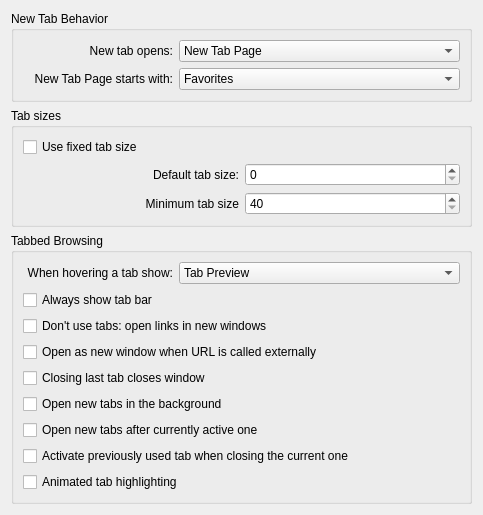
<?xml version="1.0" encoding="UTF-8"?>
<ui version="4.0">
 <class>tabs</class>
 <widget class="QWidget" name="tabs">
  <property name="geometry">
   <rect>
    <x>0</x>
    <y>0</y>
    <width>483</width>
    <height>480</height>
   </rect>
  </property>
  <property name="windowTitle">
   <string>Tabs</string>
  </property>
  <layout class="QVBoxLayout" name="verticalLayout">
   <item>
    <widget class="QGroupBox" name="groupBox_3">
     <property name="title">
      <string>New Tab Behavior</string>
     </property>
     <layout class="QFormLayout" name="formLayout">
      <property name="fieldGrowthPolicy">
       <enum>QFormLayout::ExpandingFieldsGrow</enum>
      </property>
      <item row="0" column="0">
       <widget class="QLabel" name="label_4">
        <property name="minimumSize">
         <size>
          <width>150</width>
          <height>0</height>
         </size>
        </property>
        <property name="text">
         <string>New tab opens:</string>
        </property>
        <property name="alignment">
         <set>Qt::AlignRight|Qt::AlignTrailing|Qt::AlignVCenter</set>
        </property>
       </widget>
      </item>
      <item row="0" column="1">
       <widget class="KComboBox" name="kcfg_newTabsBehaviour">
        <property name="enabled">
         <bool>true</bool>
        </property>
        <property name="sizePolicy">
         <sizepolicy hsizetype="Expanding" vsizetype="Fixed">
          <horstretch>0</horstretch>
          <verstretch>0</verstretch>
         </sizepolicy>
        </property>
        <item>
         <property name="text">
          <string>New Tab Page</string>
         </property>
        </item>
        <item>
         <property name="text">
          <string>Blank Page</string>
         </property>
        </item>
        <item>
         <property name="text">
          <string comment="@item:inlistbox">Home Page</string>
         </property>
        </item>
       </widget>
      </item>
      <item row="1" column="0">
       <widget class="QLabel" name="label_5">
        <property name="minimumSize">
         <size>
          <width>150</width>
          <height>0</height>
         </size>
        </property>
        <property name="text">
         <string>New Tab Page starts with:</string>
        </property>
        <property name="alignment">
         <set>Qt::AlignRight|Qt::AlignTrailing|Qt::AlignVCenter</set>
        </property>
       </widget>
      </item>
      <item row="1" column="1">
       <widget class="KComboBox" name="kcfg_newTabStartPage">
        <property name="enabled">
         <bool>true</bool>
        </property>
        <property name="sizePolicy">
         <sizepolicy hsizetype="Expanding" vsizetype="Fixed">
          <horstretch>0</horstretch>
          <verstretch>0</verstretch>
         </sizepolicy>
        </property>
        <item>
         <property name="text">
          <string>Favorites</string>
         </property>
        </item>
        <item>
         <property name="text">
          <string>Closed Tabs</string>
         </property>
        </item>
        <item>
         <property name="text">
          <string>Bookmarks</string>
         </property>
        </item>
        <item>
         <property name="text">
          <string>History</string>
         </property>
        </item>
        <item>
         <property name="text">
          <string>Downloads</string>
         </property>
        </item>
        <item>
         <property name="text">
          <string>Tabs</string>
         </property>
        </item>
       </widget>
      </item>
     </layout>
    </widget>
   </item>
   <item>
    <widget class="QGroupBox" name="groupBox">
     <property name="title">
      <string>Tab sizes</string>
     </property>
     <layout class="QGridLayout" name="gridLayout">
      <item row="3" column="1">
       <widget class="QSpinBox" name="kcfg_minimumTabSize">
        <property name="minimum">
         <number>40</number>
        </property>
        <property name="maximum">
         <number>2147483647</number>
        </property>
        <property name="singleStep">
         <number>10</number>
        </property>
        <property name="value">
         <number>40</number>
        </property>
       </widget>
      </item>
      <item row="3" column="0">
       <widget class="QLabel" name="label_12">
        <property name="text">
         <string>Minimum tab size</string>
        </property>
        <property name="alignment">
         <set>Qt::AlignRight|Qt::AlignTrailing|Qt::AlignVCenter</set>
        </property>
       </widget>
      </item>
      <item row="2" column="0">
       <widget class="QLabel" name="label_11">
        <property name="text">
         <string>Default tab size:</string>
        </property>
        <property name="alignment">
         <set>Qt::AlignRight|Qt::AlignTrailing|Qt::AlignVCenter</set>
        </property>
       </widget>
      </item>
      <item row="2" column="1">
       <widget class="QSpinBox" name="kcfg_defaultTabSize">
        <property name="sizePolicy">
         <sizepolicy hsizetype="Minimum" vsizetype="Minimum">
          <horstretch>0</horstretch>
          <verstretch>0</verstretch>
         </sizepolicy>
        </property>
        <property name="alignment">
         <set>Qt::AlignLeading|Qt::AlignLeft|Qt::AlignVCenter</set>
        </property>
        <property name="minimum">
         <number>0</number>
        </property>
        <property name="maximum">
         <number>2147483647</number>
        </property>
        <property name="singleStep">
         <number>10</number>
        </property>
        <property name="value">
         <number>0</number>
        </property>
       </widget>
      </item>
      <item row="1" column="0" colspan="2" alignment="Qt::AlignLeft">
       <widget class="QCheckBox" name="kcfg_useFixedTabSize">
        <property name="text">
         <string>Use fixed tab size</string>
        </property>
       </widget>
      </item>
     </layout>
    </widget>
   </item>
   <item>
    <widget class="QGroupBox" name="groupBox_4">
     <property name="title">
      <string>Tabbed Browsing</string>
     </property>
     <layout class="QVBoxLayout" name="verticalLayout_2">
      <item>
       <layout class="QHBoxLayout" name="horizontalLayout">
        <item>
         <widget class="QLabel" name="label_6">
          <property name="minimumSize">
           <size>
            <width>150</width>
            <height>0</height>
           </size>
          </property>
          <property name="text">
           <string>When hovering a tab show:</string>
          </property>
          <property name="alignment">
           <set>Qt::AlignRight|Qt::AlignTrailing|Qt::AlignVCenter</set>
          </property>
         </widget>
        </item>
        <item>
         <widget class="KComboBox" name="kcfg_hoveringTabOption">
          <property name="enabled">
           <bool>true</bool>
          </property>
          <property name="sizePolicy">
           <sizepolicy hsizetype="Expanding" vsizetype="Fixed">
            <horstretch>0</horstretch>
            <verstretch>0</verstretch>
           </sizepolicy>
          </property>
          <item>
           <property name="text">
            <string>Tab Preview</string>
           </property>
          </item>
          <item>
           <property name="text">
            <string>Tab's Title in a Tooltip</string>
           </property>
          </item>
          <item>
           <property name="text">
            <string>Tab's URL in a Tooltip</string>
           </property>
          </item>
          <item>
           <property name="text">
            <string comment="@item:inlistbox">Nothing</string>
           </property>
          </item>
         </widget>
        </item>
       </layout>
      </item>
      <item>
       <spacer name="verticalSpacer_2">
        <property name="orientation">
         <enum>Qt::Vertical</enum>
        </property>
        <property name="sizeHint" stdset="0">
         <size>
          <width>20</width>
          <height>40</height>
         </size>
        </property>
       </spacer>
      </item>
      <item>
       <widget class="QCheckBox" name="kcfg_alwaysShowTabBar">
        <property name="text">
         <string>Always show tab bar</string>
        </property>
       </widget>
      </item>
      <item>
       <widget class="QCheckBox" name="kcfg_openLinksInNewWindow">
        <property name="text">
         <string>Don't use tabs: open links in new windows</string>
        </property>
       </widget>
      </item>
      <item>
       <widget class="QCheckBox" name="kcfg_openExternalLinksInNewWindow">
        <property name="text">
         <string>Open as new window when URL is called externally</string>
        </property>
       </widget>
      </item>
      <item>
       <widget class="QCheckBox" name="kcfg_lastTabClosesWindow">
        <property name="text">
         <string>Closing last tab closes window</string>
        </property>
       </widget>
      </item>
      <item>
       <widget class="QCheckBox" name="kcfg_openNewTabsInBackground">
        <property name="text">
         <string>Open new tabs in the background</string>
        </property>
       </widget>
      </item>
      <item>
       <widget class="QCheckBox" name="kcfg_openNewTabsNearCurrent">
        <property name="text">
         <string>Open new tabs after currently active one</string>
        </property>
       </widget>
      </item>
      <item>
       <widget class="QCheckBox" name="kcfg_closeTabSelectPrevious">
        <property name="text">
         <string>Activate previously used tab when closing the current one</string>
        </property>
        <property name="checked">
         <bool>false</bool>
        </property>
       </widget>
      </item>
      <item>
       <widget class="QCheckBox" name="kcfg_animatedTabHighlighting">
        <property name="text">
         <string>Animated tab highlighting</string>
        </property>
       </widget>
      </item>
     </layout>
    </widget>
   </item>
   <item>
    <spacer name="verticalSpacer">
     <property name="orientation">
      <enum>Qt::Vertical</enum>
     </property>
     <property name="sizeHint" stdset="0">
      <size>
       <width>20</width>
       <height>120</height>
      </size>
     </property>
    </spacer>
   </item>
  </layout>
 </widget>
 <customwidgets>
  <customwidget>
   <class>KComboBox</class>
   <extends>QComboBox</extends>
   <header>kcombobox.h</header>
  </customwidget>
 </customwidgets>
 <resources/>
 <connections/>
</ui>
